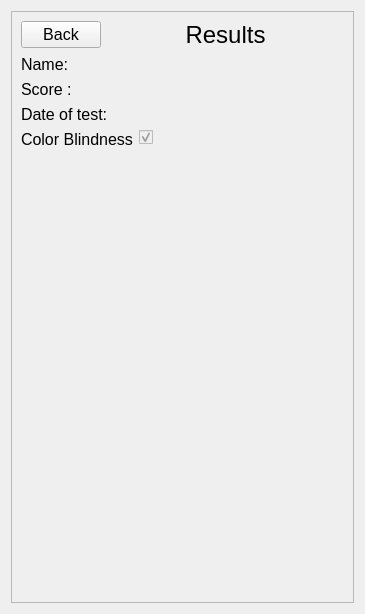
<?xml version="1.0" encoding="UTF-8"?>
<ui version="4.0">
 <class>testResults</class>
 <widget class="QWidget" name="testResults">
  <property name="geometry">
   <rect>
    <x>0</x>
    <y>0</y>
    <width>365</width>
    <height>614</height>
   </rect>
  </property>
  <property name="windowTitle">
   <string>Form</string>
  </property>
  <layout class="QGridLayout" name="gridLayout">
   <item row="0" column="0">
    <widget class="QFrame" name="frame">
     <property name="font">
      <font>
       <pointsize>12</pointsize>
      </font>
     </property>
     <property name="frameShape">
      <enum>QFrame::StyledPanel</enum>
     </property>
     <property name="frameShadow">
      <enum>QFrame::Raised</enum>
     </property>
     <layout class="QGridLayout" name="gridLayout_2">
      <item row="1" column="0">
       <layout class="QHBoxLayout" name="horizontalLayout">
        <item>
         <widget class="QPushButton" name="pushButton">
          <property name="sizePolicy">
           <sizepolicy hsizetype="Fixed" vsizetype="Fixed">
            <horstretch>0</horstretch>
            <verstretch>0</verstretch>
           </sizepolicy>
          </property>
          <property name="minimumSize">
           <size>
            <width>50</width>
            <height>15</height>
           </size>
          </property>
          <property name="text">
           <string>Back</string>
          </property>
         </widget>
        </item>
        <item>
         <widget class="QLabel" name="label">
          <property name="sizePolicy">
           <sizepolicy hsizetype="Preferred" vsizetype="Preferred">
            <horstretch>0</horstretch>
            <verstretch>0</verstretch>
           </sizepolicy>
          </property>
          <property name="font">
           <font>
            <pointsize>18</pointsize>
           </font>
          </property>
          <property name="text">
           <string>Results</string>
          </property>
          <property name="alignment">
           <set>Qt::AlignCenter</set>
          </property>
         </widget>
        </item>
       </layout>
      </item>
      <item row="2" column="0">
       <layout class="QFormLayout" name="formLayout">
        <item row="0" column="0">
         <widget class="QLabel" name="nameLabel">
          <property name="text">
           <string>Name:</string>
          </property>
         </widget>
        </item>
        <item row="1" column="0">
         <widget class="QLabel" name="scoreLabel">
          <property name="text">
           <string>Score :</string>
          </property>
         </widget>
        </item>
        <item row="2" column="0">
         <widget class="QLabel" name="dateLabel">
          <property name="text">
           <string>Date of test:</string>
          </property>
         </widget>
        </item>
        <item row="3" column="0">
         <widget class="QLabel" name="colorBlindnessLabel">
          <property name="text">
           <string>Color Blindness</string>
          </property>
         </widget>
        </item>
        <item row="3" column="1">
         <widget class="QCheckBox" name="colorBlindnessCheckBox">
          <property name="enabled">
           <bool>false</bool>
          </property>
          <property name="checkable">
           <bool>true</bool>
          </property>
          <property name="checked">
           <bool>true</bool>
          </property>
         </widget>
        </item>
        <item row="0" column="1">
         <widget class="QLabel" name="nameEditLabel">
          <property name="text">
           <string/>
          </property>
         </widget>
        </item>
        <item row="1" column="1">
         <widget class="QLabel" name="scoreEditLabel">
          <property name="text">
           <string/>
          </property>
         </widget>
        </item>
        <item row="2" column="1">
         <widget class="QLabel" name="dateEditLabel">
          <property name="text">
           <string/>
          </property>
         </widget>
        </item>
       </layout>
      </item>
      <item row="3" column="0">
       <widget class="QLabel" name="histogramLabel">
        <property name="sizePolicy">
         <sizepolicy hsizetype="Expanding" vsizetype="Expanding">
          <horstretch>0</horstretch>
          <verstretch>0</verstretch>
         </sizepolicy>
        </property>
        <property name="text">
         <string/>
        </property>
        <property name="scaledContents">
         <bool>false</bool>
        </property>
        <property name="alignment">
         <set>Qt::AlignCenter</set>
        </property>
       </widget>
      </item>
     </layout>
    </widget>
   </item>
  </layout>
 </widget>
 <resources/>
 <connections/>
</ui>
